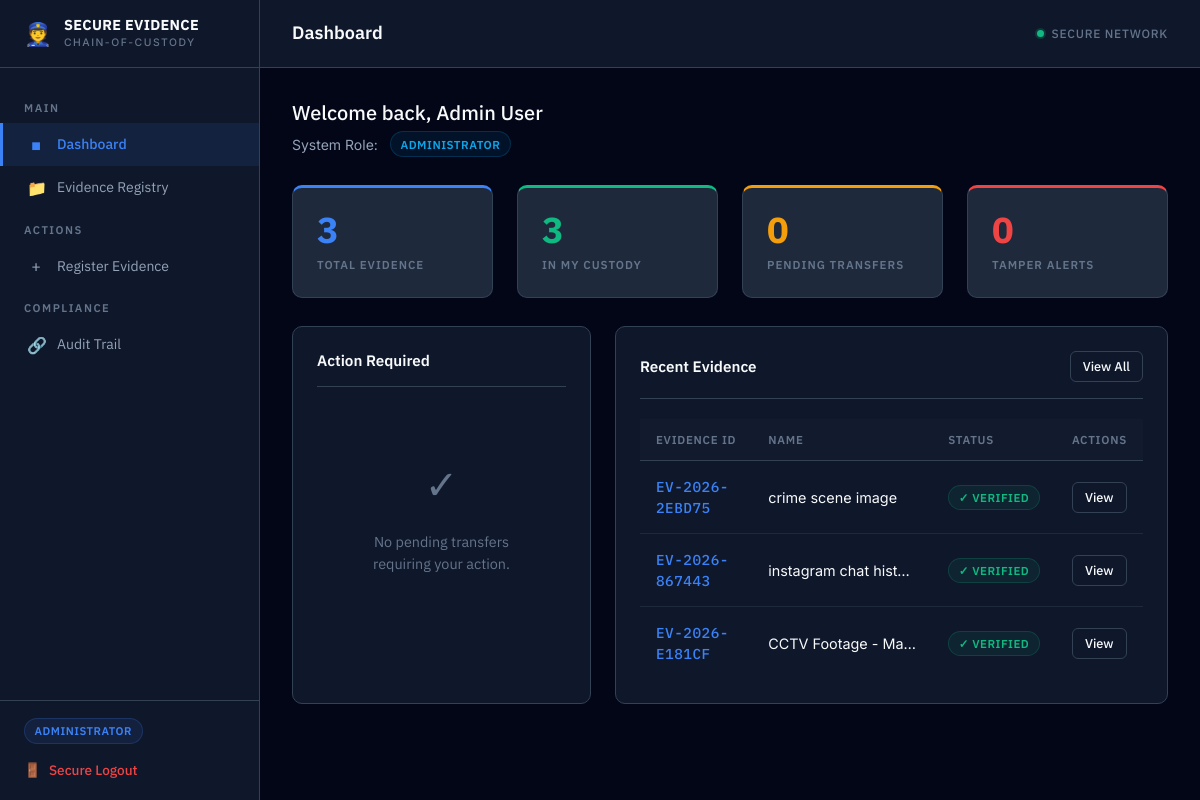
The page / (signed in) on the database its author committed.
### app/models/role.py (models this page shows, shortened)
class Role(db.Model):
    __tablename__ = 'roles'
    id = db.Column(db.Integer, primary_key=True)
    name = db.Column(db.String(50), unique=True, nullable=False)
    description = db.Column(db.String(255))
    users = db.relationship('User', backref='role', lazy=True)

### app/models/user.py (models this page shows, shortened)
class User(db.Model):
    __tablename__ = 'users'
    id = db.Column(db.Integer, primary_key=True)
    name = db.Column(db.String(100), nullable=False)
    email = db.Column(db.String(120), unique=True, nullable=False)
    password_hash = db.Column(db.String(255), nullable=False)
    role_id = db.Column(db.Integer, db.ForeignKey('roles.id'), nullable=False)
    is_active = db.Column(db.Boolean, default=True)
    created_at = db.Column(db.DateTime, default=datetime.utcnow)
    updated_at = db.Column(db.DateTime, default=datetime.utcnow, onupdate=datetime.utcnow)

### app/models/evidence.py (models this page shows, shortened)
class Evidence(db.Model):
    __tablename__ = 'evidence'
    id = db.Column(db.Integer, primary_key=True)
    evidence_id = db.Column(db.String(50), unique=True, nullable=False, default=lambda: f"EV-{datetime.utcnow().year}-{uuid.uuid4().hex[:6].upper()}")
    case_id = db.Column(db.Integer, db.ForeignKey('cases.id'), nullable=False)
    name = db.Column(db.String(255), nullable=False)
    type = db.Column(db.String(50), nullable=False)
    description = db.Column(db.Text)
    original_filename = db.Column(db.String(255))
    storage_path = db.Column(db.String(512))
    mime_type = db.Column(db.String(100))
    file_size = db.Column(db.Integer)
    sha256_hash = db.Column(db.String(64), nullable=False)
    collector_id = db.Column(db.Integer, db.ForeignKey('users.id'), nullable=False)
    collection_location = db.Column(db.String(255))
    collection_device = db.Column(db.String(255))
    collection_timestamp = db.Column(db.DateTime, default=datetime.utcnow)
    status = db.Column(db.String(50), default='PENDING')
    current_custodian_id = db.Column(db.Integer, db.ForeignKey('users.id'), nullable=False)
    created_at = db.Column(db.DateTime, default=datetime.utcnow)
    updated_at = db.Column(db.DateTime, default=datetime.utcnow, onupdate=datetime.utcnow)
    collector = db.relationship('User', foreign_keys=[collector_id])
    current_custodian = db.relationship('User', foreign_keys=[current_custodian_id])
    custody_events = db.relationship('CustodyEvent', backref='evidence', lazy=True)
    verification_events = db.relationship('VerificationEvent', backref='evidence', lazy=True)

### app/routes/dashboard.py (the view)
@dashboard_bp.route('/')
@login_required
def index():
    user = User.query.get(session['user_id'])
    total_evidence = Evidence.query.count()
    my_evidence = Evidence.query.filter_by(current_custodian_id=user.id).count()
    pending_transfers = CustodyEvent.query.filter_by(receiver_id=user.id, status='PENDING').count()
    recent_evidence = Evidence.query.order_by(Evidence.id.desc()).limit(5).all()
    my_pending_transfers = CustodyEvent.query.filter_by(
        receiver_id=user.id, status='PENDING'
    ).order_by(CustodyEvent.id.desc()).all()
    return render_template(
        'dashboard.html',
        user=user,
        stats={
            'total_evidence': total_evidence,
            'my_evidence': my_evidence,
            'pending_transfers': pending_transfers
        },
        recent_evidence=recent_evidence,
        my_pending_transfers=my_pending_transfers
    )

### app/templates/dashboard.html (shortened to what this page needs)
{% extends "base.html" %}
{% block header_title %}Dashboard{% endblock %}
{% block content %}
<div style="margin-bottom:1.75rem;">
    <h2 style="font-size:1.25rem;font-weight:500;margin:0 0 0.4rem;">Welcome back, {{ user.name }}</h2>
    <div style="display:flex;align-items:center;gap:0.75rem;flex-wrap:wrap;">
        <span style="color:var(--text-secondary);font-size:0.875rem;">System Role:</span>
        <span class="badge badge-info">{{ user.role.name }}</span>
    </div>
</div>
<div class="grid-4" style="margin-bottom:1.75rem;">
    <div class="stat-card" style="border-top-color:var(--accent);">
        <div class="stat-value" style="color:var(--accent);">{{ stats.total_evidence }}</div>
        <div class="stat-label">Total Evidence</div>
    </div>
    <div class="stat-card" style="border-top-color:var(--success);">
        <div class="stat-value" style="color:var(--success);">{{ stats.my_evidence }}</div>
        <div class="stat-label">In My Custody</div>
    </div>
    <div class="stat-card" style="border-top-color:var(--warning);">
        <div class="stat-value" style="color:var(--warning);">{{ stats.pending_transfers }}</div>
        <div class="stat-label">Pending Transfers</div>
    </div>
    <div class="stat-card" style="border-top-color:var(--danger);">
        <div class="stat-value" style="color:var(--danger);">0</div>
        <div class="stat-label">Tamper Alerts</div>
    </div>
</div>
<div class="grid-2">
    <div class="card" style="margin-bottom:0;">
        <div class="card-header">
            <h3 class="card-title">Action Required</h3>
        </div>
        {% if my_pending_transfers %}
        <div style="display:flex;flex-direction:column;gap:1rem;">
            {% for transfer in my_pending_transfers %}
            <div style="border:1px solid var(--border);border-radius:var(--radius-md);padding:1.25rem;background:var(--bg-elevated);">
                <div style="display:flex;justify-content:space-between;align-items:flex-start;margin-bottom:0.75rem;gap:1rem;flex-wrap:wrap;">
                    <div>
                        <div class="evidence-id" style="font-size:1rem;font-weight:600;">{{ transfer.evidence.evidence_id }}</div>
                        <div style="font-size:0.9rem;font-weight:500;margin-top:0.2rem;">{{ transfer.evidence.name }}</div>
                    </div>
                    <span class="badge badge-warning">&#9201; AWAITING ACCEPTANCE</span>
                </div>
                <div style="font-size:0.82rem;color:var(--text-secondary);margin-bottom:1rem;display:grid;grid-template-columns:auto 1fr;gap:0.25rem 0.75rem;">
                    <span style="color:var(--text-muted);">From:</span><span>{{ transfer.sender.name }}</span>
                    <span style="color:var(--text-muted);">Purpose:</span><span>{{ transfer.purpose }}</span>
                    <span style="color:var(--text-muted);">Time:</span><span>{{ transfer.timestamp.strftime('%Y-%m-%d %H:%M') }}</span>
                </div>
                <form method="POST" action="{{ url_for('custody.accept', event_id=transfer.id) }}">
                    <input type="hidden" name="csrf_token" value="{{ csrf_token() }}"/>
                    <button type="submit" class="btn btn-success btn-block">&#10003; Securely Accept Custody</button>
                </form>
            </div>
            {% endfor %}
        </div>
        {% else %}
        <div class="empty-state">
            <div class="empty-state-icon" aria-hidden="true">&#10003;</div>
            <p class="empty-state-text">No pending transfers requiring your action.</p>
        </div>
        {% endif %}
    </div>
    <div class="card" style="margin-bottom:0;">
        <div class="card-header">
            <h3 class="card-title">Recent Evidence</h3>
            <a href="{{ url_for('evidence.list_evidence') }}" class="btn btn-secondary btn-sm">View All</a>
        </div>
        <div class="table-wrapper">
            <table>
                <thead>
                    <tr>
                        <th>Evidence ID</th>
                        <th>Name</th>
                        <th>Status</th>
                        <th>Actions</th>
                    </tr>
                </thead>
                <tbody>
                    {% for item in recent_evidence %}
                    <tr>
                        <td><span class="evidence-id">{{ item.evidence_id }}</span></td>
                        <td style="max-width:180px;overflow:hidden;text-overflow:ellipsis;white-space:nowrap;" title="{{ item.name }}">{{ item.name }}</td>
                        <td>
                            {% if item.status == 'VERIFIED' %}
                            <span class="badge badge-success">&#10003; VERIFIED</span>
                            {% elif item.status == 'TAMPER_DETECTED' %}
                            <span class="badge badge-danger">&#9888; TAMPER</span>
                            {% else %}
                            <span class="badge badge-info">&#9432; {{ item.status }}</span>
                            {% endif %}
                        </td>
                        <td>
                            <a href="{{ url_for('evidence.view_evidence', evidence_id=item.evidence_id) }}" class="btn btn-secondary btn-sm">View</a>
                        </td>
                    </tr>
                    {% endfor %}
                </tbody>
            </table>
        </div>
    </div>
</div>
{% endblock %}

### app/templates/base.html (shortened to what this page needs)
<!DOCTYPE html>
<html lang="en">
<head>
    <link rel="stylesheet" href="{{ url_for('static', filename='css/style.css') }}">
</head>
<body>
{% if session.get('user_id') %}
<div class="app-layout">
    <aside class="sidebar" id="sidebar" aria-label="Main Navigation">
        <div class="sidebar-header">
            <div class="brand">
                <span class="brand-icon" aria-hidden="true">&#128110;</span>
                <div>
                    <div class="brand-name">SECURE EVIDENCE</div>
                    <span class="brand-sub">Chain-of-Custody</span>
                </div>
            </div>
        </div>
        <nav class="sidebar-nav" aria-label="Primary">
            <div class="nav-group-label">MAIN</div>
            <a href="{{ url_for('dashboard.index') }}"
               class="nav-item {% if request.endpoint == 'dashboard.index' %}active{% endif %}"
               aria-current="{% if request.endpoint == 'dashboard.index' %}page{% endif %}">
                <span class="nav-icon" aria-hidden="true">&#9632;</span> Dashboard
            </a>
            <a href="{{ url_for('evidence.list_evidence') }}"
               class="nav-item {% if request.endpoint in ['evidence.list_evidence','evidence.view_evidence'] %}active{% endif %}">
                <span class="nav-icon" aria-hidden="true">&#128193;</span> Evidence Registry
            </a>
            {% if session.get('role') in ['Administrator', 'Evidence Collector'] %}
            <div class="nav-group-label">ACTIONS</div>
            <a href="{{ url_for('evidence.register') }}"
               class="nav-item {% if request.endpoint == 'evidence.register' %}active{% endif %}">
                <span class="nav-icon" aria-hidden="true">&#43;</span> Register Evidence
            </a>
            {% endif %}
            <div class="nav-group-label">COMPLIANCE</div>
            {% if session.get('role') in ['Administrator', 'Auditor'] %}
            <a href="{{ url_for('audit.list_logs') }}"
               class="nav-item {% if request.endpoint == 'audit.list_logs' %}active{% endif %}">
                <span class="nav-icon" aria-hidden="true">&#128279;</span> Audit Trail
            </a>
            {% endif %}
        </nav>
        <div class="sidebar-footer">
            <div class="user-role-badge">{{ session.get('role', 'User') }}</div>
            <a href="{{ url_for('auth.logout') }}" class="logout-link">
                <span aria-hidden="true">&#128682;</span> Secure Logout
            </a>
        </div>
    </aside>
    <div class="main-wrapper">
        <header class="top-header" role="banner">
            <div class="header-left">
                <h1 class="page-title">{% block header_title %}Overview{% endblock %}</h1>
            </div>
            <div class="header-right">
                <div class="system-status" aria-label="System status: secure">
                    <span class="status-dot" aria-hidden="true"></span>
                    <span class="status-text">SECURE NETWORK</span>
                </div>
            </div>
        </header>
        <main class="content-area" id="main-content">
            <div class="container">
                {% block content %}{% endblock %}
            </div>
        </main>
    </div>
</div>
{% endif %}
</body>
</html>

### rows shown on the page
Role: get "ADMINISTRATOR", role.name "ADMINISTRATOR"
User: name "Admin User"
Evidence: evidence_id "EV-2026-2EBD75", name "crime scene image", status "✓ VERIFIED"
Evidence: evidence_id "EV-2026-867443", name "instagram chat hist…", status "✓ VERIFIED"
Evidence: evidence_id "EV-2026-E181CF", name "CCTV Footage - Ma…", status "✓ VERIFIED"

### other values the page prints
{{ stats.total_evidence }} "3"
{{ stats.my_evidence }} "3"
{{ stats.pending_transfers }} "0"
